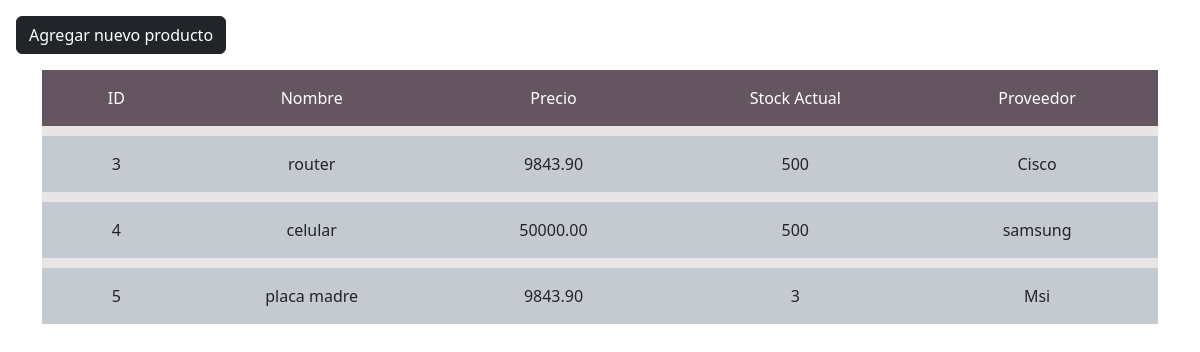
The page /compras/productos/listado/ on the database as committed earlier.
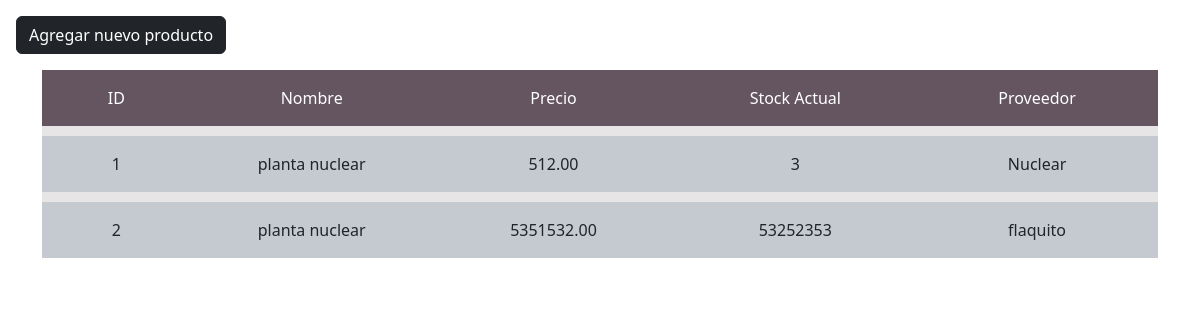
The same page on the database as committed later.
### compras/models.py (models this page shows, shortened)
class Producto(models.Model):
    nombre = models.CharField(max_length=50)
    precio = models.DecimalField(max_digits=10, decimal_places=2)
    stock_actual = models.DecimalField(max_digits=10, decimal_places=0)
    proveedor = models.ForeignKey(Proveedor, on_delete=models.CASCADE)

class Proveedor(models.Model):
    razon_social = models.CharField(max_length=50)
    cuit = models.IntegerField()
    celular = models.IntegerField()

### compras/views.py (the view)
# urls.py: path('compras/productos/listado/', listado_productos),
def listado_productos(request):
    lista_productos = list(Producto.objects.select_related('proveedor').all())
    return render(request, 'compras/listado_productos.html', {'productos': lista_productos})

### compras/templates/compras/listado_productos.html (shortened to what this page needs)
<!DOCTYPE html>
{% load django_bootstrap5 %}
<html lang="en">
<head>
    {% bootstrap_css %}
</head>
<body>
    <button type="button" class="btn btn-dark">
        <a href="http://127.0.0.1:8000/compras/productos/agregar">Agregar nuevo producto</a>
    </button>
    <div class="container d-flex flex-column">
        <div class="table-header d-flex flex-row justify-content-around">
            <p class="col-1">ID</p>
            <p class="col-2">Nombre</p>
            <p class="col-2">Precio</p>
            <p class="col-2">Stock Actual</p>
            <p class="col-2">Proveedor</p>
        </div>
        {% for producto in productos %}
            <hr size="10">
            <div class="product-container d-flex flex-row justify-content-around">
                <p class="col-1">{{producto.id}}</p>
                <p class="col-2">{{producto.nombre}}</p>
                <p class="col-2">{{producto.precio}}</p>
                <p class="col-2">{{producto.stock_actual}}</p>
                <p class="col-2">{{producto.proveedor.razon_social}}</p>
            </div>
        {% endfor %}
    </div>
</body>
</html>

### compras/templates/compras/listado_productos.html (style rules this page uses)
.table-header { background-color: #655560; color: #ffffff; }
.product-container { background-color: #C4CAD0; }
p { text-align: center; margin: 1rem 0 }
hr { margin: 0; border: 5px solid #A4969B; width: 100%; }
button { margin: 1rem; }
a { color: white; text-decoration: none; }

Rows that differ between the two databases and show on the page:
removed Producto: id "3", nombre "router", precio "9843.90", stock_actual "500", proveedor.razon_social "Cisco"
removed Producto: id "4", nombre "celular", precio "50000.00", stock_actual "500", proveedor.razon_social "samsung"
removed Producto: id "5", nombre "placa madre", precio "9843.90", stock_actual "3", proveedor.razon_social "Msi"
added Producto: id "1", nombre "planta nuclear", precio "512.00", stock_actual "3", proveedor.razon_social "Nuclear"
added Producto: id "2", nombre "planta nuclear", precio "5351532.00", stock_actual "53252353", proveedor.razon_social "flaquito"
